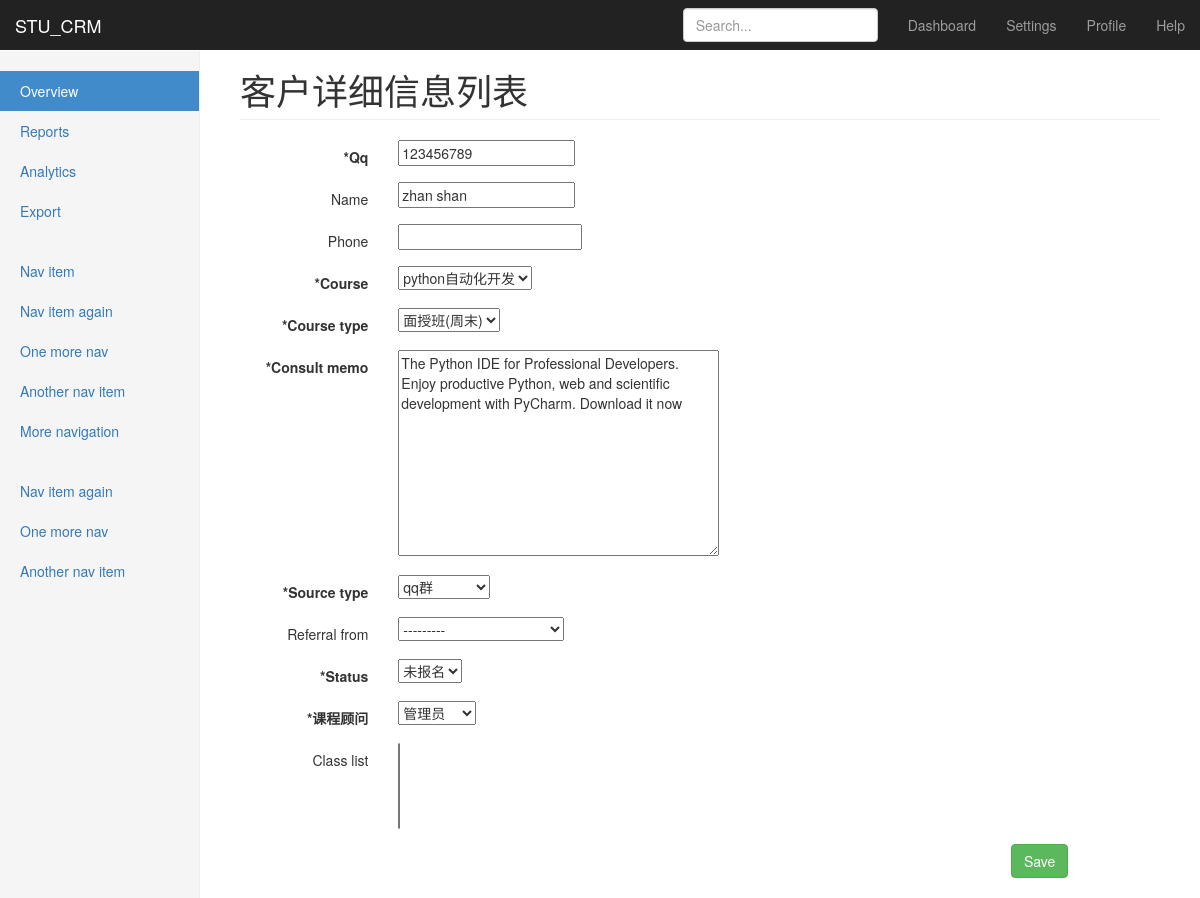
/crm/customers/1/ (signed in), run on an earlier commit of the app's database.
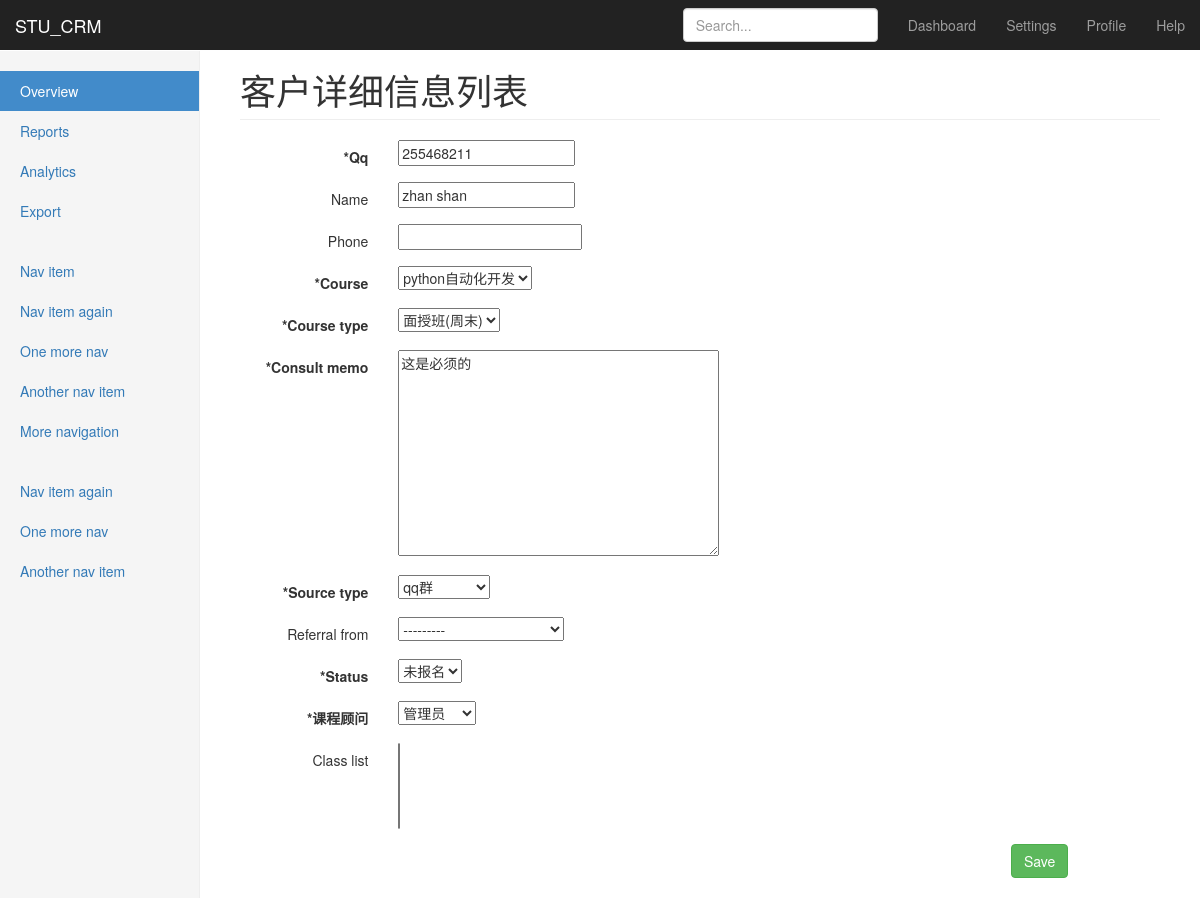
And on a later commit of the database.
### stu_crm/models.py (models this page shows)
class Customer(models.Model):#创建客户表
    qq = models.CharField(max_length=64,unique=True)
    name = models.CharField(max_length=32,blank=True,null=True)#客户资询字段名字不是必要的
    phone = models.BigIntegerField(blank=True,null=True)#电话，长整数
    course = models.ForeignKey('Course')#要咨询的课程，关联课程表
    course_type = models.CharField(max_length=64,choices=course_type_choices,default='offline_weekend')#要以什么形式上课
    consult_memo = models.TextField()#咨询记录
    source_type_choices = (('qq', u"qq群"),
                   ('referral', u"内部转介绍"),
                   ('51cto', u"51cto"),
                   ('agent', u"招生代理"),
                   ('others', u"其它"),
                   )#来源渠道选项
    source_type = models.CharField(max_length=64,choices=source_type_choices)#来源渠道
    referral_from = models.ForeignKey('self',blank=True,null=True,related_name="internal_who")#写表名也行'Customer',关联自己
    status_choices = (('signed',u"已报名"),
                      ('unregistered',u"未报名"),
                      ('graduated',u"已毕业"),
                      ('drop-off',u"退学"),
                      )#客户状态
    status = models.CharField(choices=status_choices,max_length=64)#记录客户状态
    consultant = models.ForeignKey('UserProfile',verbose_name='课程顾问')#记录接待人
    class_list = models.ManyToManyField("ClassList",blank=True)#manytomany不需要null=True,记录已报名客户所在班级
    date = models.DateField('咨询日期',auto_now_add=True)#记录咨询日期
    def __str__(self):
        return "%s(%s)" %(self.qq,self.name)

### stu_crm/permissions.py (the view)
    def wrapper(*args,**kwargs):
        print('--start check perm--')
        if perm_check(*args, **kwargs) is not True:
            return render(args[0],'stu_crm/crm/403.html')
        return func(*args,**kwargs)

### stu_crm/forms.py
class CustomerModelForm(ModelForm):
    class Meta:
        model = models.Customer
        exclude =()
    def __init__(self,*args,**kwargs):
        super(CustomerModelForm,self).__init__(*args,**kwargs)#先继承下，再重写
        for field_name in self.base_fields:#循环所有子项,批量添加样式
            field = self.base_fields[field_name]
            field.widget.attrs.update({'class':'form-control'})

### stu_crm/models.py (called while the page is built)
    def __str__(self):
        return self.name  # 反射字段名

    def __str__(self):
        return self.name

### stu_crm/permissions.py (called while the page is built)
def check_permission(func):#装饰器
    def wrapper(*args,**kwargs):
        print('--start check perm--')
        if perm_check(*args, **kwargs) is not True:
            return render(args[0],'stu_crm/crm/403.html')
        return func(*args,**kwargs)
    return wrapper

### templates/stu_crm/crm/customer_detail.html (shortened to what this page needs)
{% extends '../base.html' %}
{% load custom_tags %}
{% block page-header %}
客户详细信息列表
{% endblock %}
{% block page-content %}
    <form method="post" class="form-horizontal">{% csrf_token %}
        {% for field in customer_form %}
            <div class="form-group">
            {% if field.field.required %}
                <label  class="col-sm-2 control-label">*{{ field.label }}</label>
            {% else %}
                <label  style="font-weight: normal" class="col-sm-2 control-label">{{ field.label }}</label>
            {% endif %}
                <div class="col-sm-9">
                    {{ field }}
                </div>
            </div>
        {% endfor %}
        <div class="col-sm-11">
            <input class="btn btn-success pull-right" type="submit" value="Save">
        </div>
    </form>
{% endblock %}

What changed in the data, as far as the page shows it:
changed Customer "zhan shan": qq "123456789" → "255468211"; consult_memo "The Python IDE for Professional Developers. Enjoy productive Python, web and scientific development with PyCharm. Download it now" → "这是必须的"
